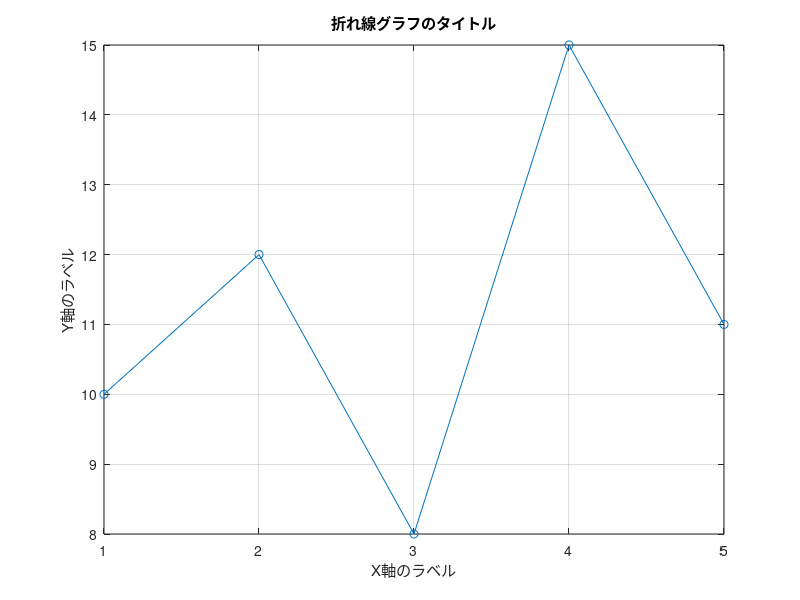

Source code (MATLAB):
x = [1, 2, 3, 4, 5];
y = [10, 12, 8, 15, 11];

plot(x, y, 'o-'); % 'o-'はデータ点を丸で表示し、直線で結ぶことを意味します

xlabel('X軸のラベル'); % X軸のラベルを設定します
ylabel('Y軸のラベル'); % Y軸のラベルを設定します
title('折れ線グラフのタイトル'); % グラフのタイトルを設定します

grid on; % グリッドを表示します（任意）
